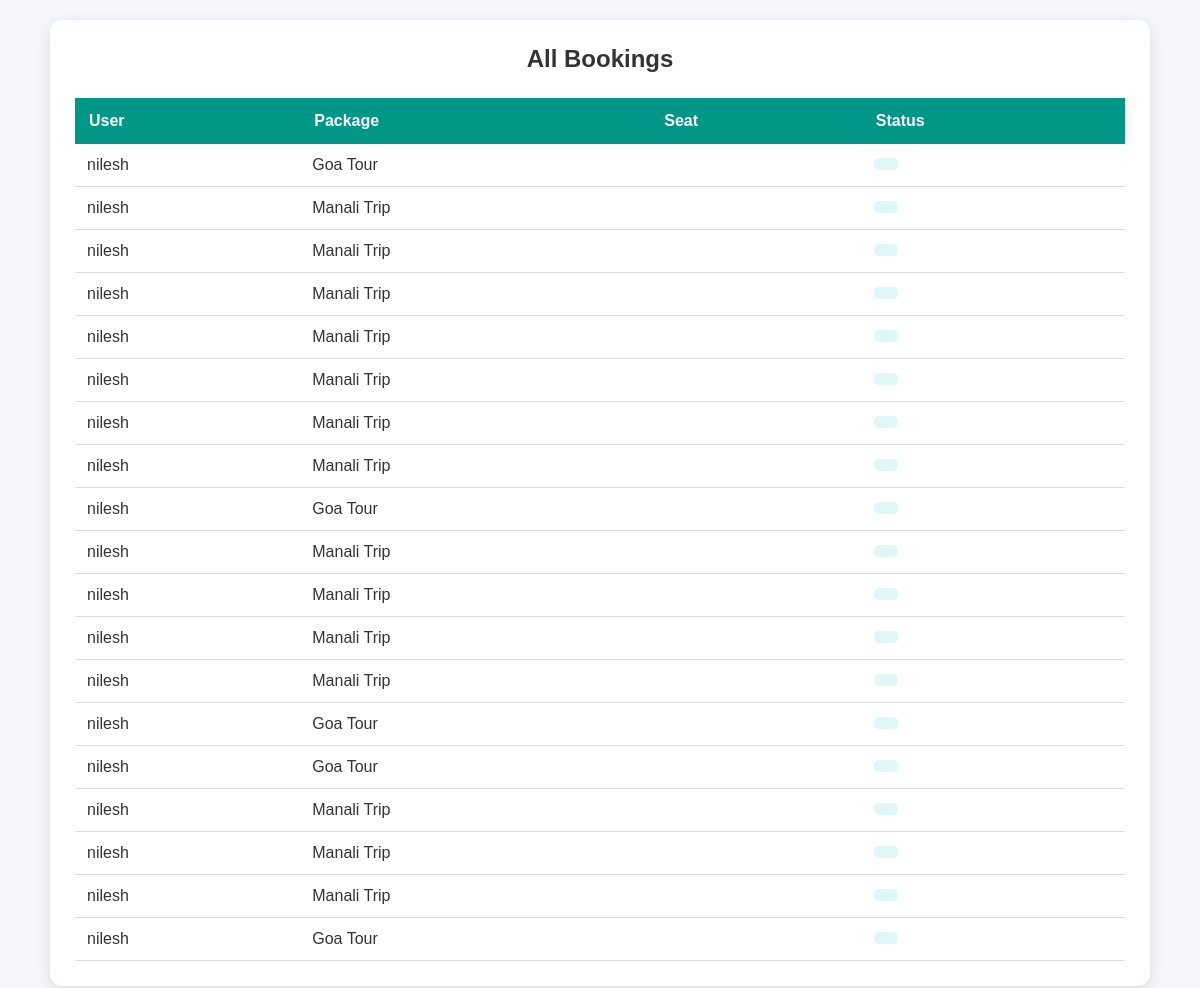
The page /admin-lagout.php (signed in) on the database its author committed.
### tables this page shows
CREATE TABLE `bookings` (
  `id` int(11) NOT NULL,
  `user_id` int(11) DEFAULT NULL,
  `package_id` int(11) DEFAULT NULL,
  `seats` varchar(255) DEFAULT NULL,
  `amount` decimal(10,2) DEFAULT NULL,
  `payment_status` varchar(50) DEFAULT NULL,
  `booking_status` varchar(50) DEFAULT NULL,
  `booking_date` timestamp NOT NULL DEFAULT current_timestamp(),
  `payment_method` varchar(50) DEFAULT NULL
);

CREATE TABLE `users` (
  `id` int(11) NOT NULL,
  `name` varchar(100) DEFAULT NULL,
  `mobile` varchar(10) DEFAULT NULL,
  `email` varchar(100) DEFAULT NULL,
  `password` varchar(255) DEFAULT NULL,
  `created_at` timestamp NOT NULL DEFAULT current_timestamp()
);

CREATE TABLE `packages` (
  `id` int(11) NOT NULL,
  `title` varchar(100) DEFAULT NULL,
  `description` text DEFAULT NULL,
  `price` decimal(10,2) DEFAULT NULL,
  `image` varchar(255) DEFAULT NULL,
  `total_seats` int(11) NOT NULL DEFAULT 16
);

### admin-lagout.php (the view, shortened to what this page needs)
<?php
include 'db.php';
$query = "SELECT bookings.*, users.name, packages.title
FROM bookings
JOIN users ON bookings.user_id = users.id
JOIN packages ON bookings.package_id = packages.id";
$result = mysqli_query($conn,$query);
?>
<!DOCTYPE html>
<html lang="en">
<head>
</head>
<body>
<div class="container">
    <h2 class="heading">All Bookings</h2>
    <div class="table-responsive">
        <table>
            <tr>
                <th>User</th>
                <th>Package</th>
                <th>Seat</th>
                <th>Status</th>
            </tr>
            <?php while($row = mysqli_fetch_assoc($result)){ ?>
            <tr>
                <td><?php echo $row['name']; ?></td>
                <td><?php echo $row['title']; ?></td>
                <td><?php echo $row['seat_number']; ?></td>
                <td>
                    <span class="status">
                    </span>
                </td>
            </tr>
            <?php } ?>
        </table>
    </div>
</div>
</body>
</html>

### admin-lagout.php (style rules this page uses)
* { margin:0; padding:0; box-sizing:border-box; font-family:Arial, sans-serif; }
body { background:#f4f6f9; padding:20px; }
.container { width:100%; max-width:1100px; margin:auto; background:#fff; padding:25px; border-radius:12px; box-shadow:0 4px 15px rgba(0,0,0,0.1); }
.heading { text-align:center; margin-bottom:25px; color:#333; }
.table-responsive { width:100%; overflow-x:auto; }
table { width:100%; border-collapse:collapse; min-width:650px; }
table th { background:#009688; color:white; padding:14px; text-align:left; }
table td { padding:12px; border-bottom:1px solid #ddd; color:#333; }
.status { padding:6px 12px; border-radius:5px; font-size:14px; font-weight:bold; background:#e0f7f5; color:#009688; display:inline-block; }

### rows shown on the page
bookings: user.name "nilesh", package.title "Goa Tour"
bookings: user.name "nilesh", package.title "Manali Trip"
bookings: user.name "nilesh", package.title "Manali Trip"
bookings: user.name "nilesh", package.title "Manali Trip"
bookings: user.name "nilesh", package.title "Manali Trip"
bookings: user.name "nilesh", package.title "Manali Trip"
bookings: user.name "nilesh", package.title "Manali Trip"
bookings: user.name "nilesh", package.title "Manali Trip"
bookings: user.name "nilesh", package.title "Goa Tour"
bookings: user.name "nilesh", package.title "Manali Trip"
bookings: user.name "nilesh", package.title "Manali Trip"
bookings: user.name "nilesh", package.title "Manali Trip"
bookings: user.name "nilesh", package.title "Manali Trip"
bookings: user.name "nilesh", package.title "Goa Tour"
bookings: user.name "nilesh", package.title "Goa Tour"
bookings: user.name "nilesh", package.title "Manali Trip"
bookings: user.name "nilesh", package.title "Manali Trip"
bookings: user.name "nilesh", package.title "Manali Trip"
bookings: user.name "nilesh", package.title "Goa Tour"
